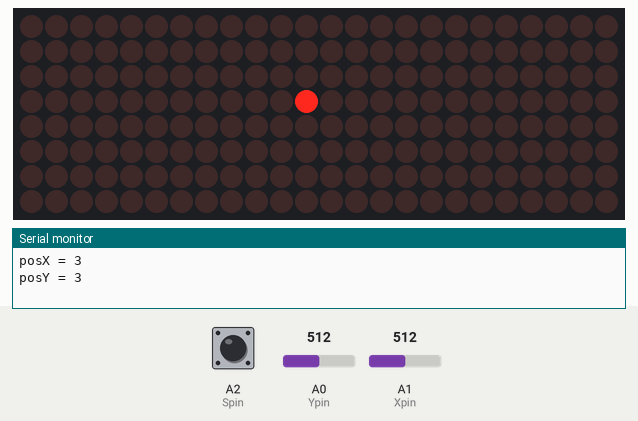
The sketch below on a simulated Arduino Uno, built with avr-gcc and run on an emulated ATmega328P. On the bench: 24×8 LED matrix, the last lines printed to the serial monitor. The test bench sets the inputs (shaded band); at power-on: A0 (Ypin) = 512, A1 (Xpin) = 512, A2 (Spin) HIGH. Random numbers use the default seed unless the sketch sets one.

Above: at 9.2 s.
9.3 s: A0 (Ypin) set to 966
10.8 s: A0 (Ypin) set to 991
At 11.6 s:
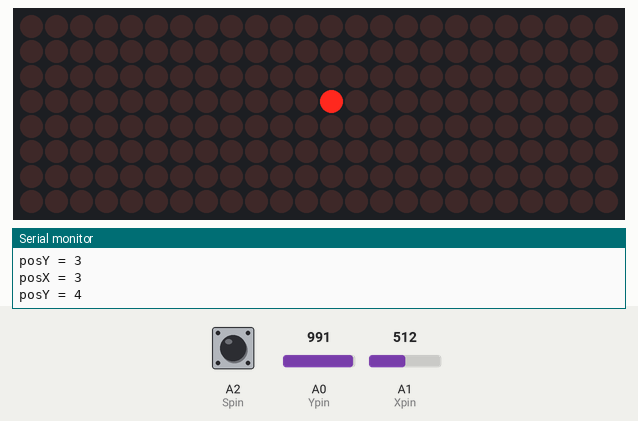
13.8 s: A1 (Xpin) set to 964
16.8 s: A1 (Xpin) set to 992
At 17.6 s:
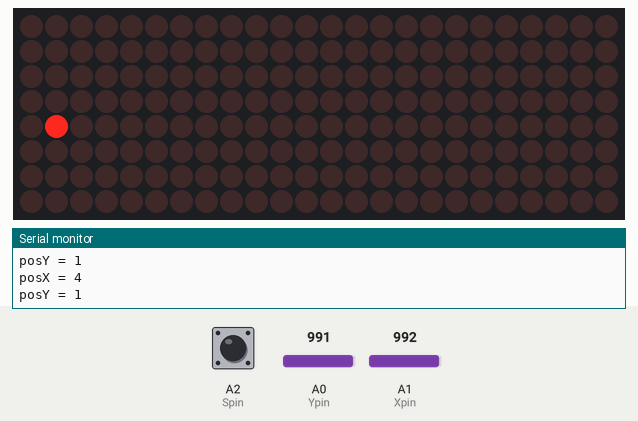
19.8 s: A1 (Xpin) set to 970
At 20.5 s:
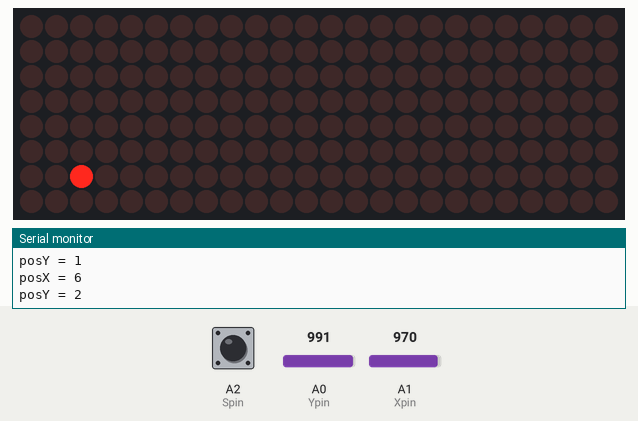
22.8 s: A0 (Ypin) set to 10
At 23.6 s:
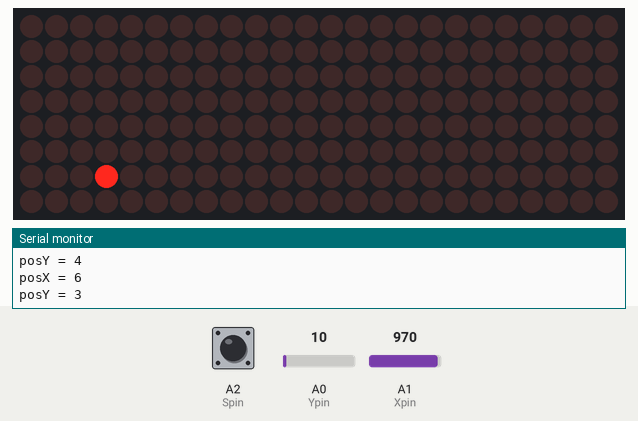
Timing chart, 0 to 25.8 s (numbered marks = the images above; inputs shaded):
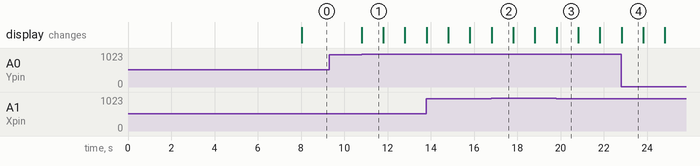

The sketch:

JoyStick_8x8_Patricia_v3LedPanelenRandom.ino
```cpp
#include "LedControl.h"

//DIN 6, CLK 7, CS 5
LedControl lc = LedControl(6, 7, 5, 3);

unsigned long delaytime = 100;

//Declaration Joystick
int Xpin = A1;
int Ypin = A0;
int Spin = A2;
int Xval;
int Yval;
int Sval;

unsigned long prevTime = 0;
int waitJoy = 1000;
int printTime;

int posX = 3;
int posY = 3;
int p = 0;
int addr = 1;

void setup() {
  Serial.begin(9600);

  pinMode (Xpin, INPUT);
  pinMode (Ypin, INPUT);
  pinMode (Spin, INPUT);
  digitalWrite(Spin, HIGH);

  randomSeed(50000);

  for (int i = 0; i < 3; i++) {
    lc.shutdown(i, false);
    lc.setIntensity(0, 8);
    lc.clearDisplay(i);
  }

  int j = random(0,150);
  int i = 0;
    while(i <= j){
      int s = random(0,8);
      int q = random(0,8);
      int p = random(0,4);
      lc.setLed(p, s, q, true);
      i++;
    }
  delay(8000);
  setBlokje(addr, 3, 3);
  }

void loop() {
  // Joystick
  Xval = analogRead(Xpin);
  Yval = analogRead(Ypin);
  Sval = digitalRead(Spin);


  //Kaartlezen
  if (Sval = HIGH) {

  }
  //Positie JoyStick
  if (Xval >= 980 && posX < 7) {
    p = 1;
  }
  else if (Xval < 20 && posX > 0) {
    p = 2;
  }
  else if (Yval >= 980 && posY < 8) {
    p = 3;
  }
  else if (Yval < 20 && posY > -1) {
    p = 4;
  }
  else {
    p = 0;
  }

  if (p) {
    unsigned long currentTime = millis();

    switch (p) {
      case 1:
        printTime = currentTime;

        if (currentTime - prevTime > waitJoy) {
          posX = posX + 1;
          setBlokje(addr, posX, posY);
          prevTime = currentTime;
        }
        break;

      case 2:
        printTime = currentTime;

        if (currentTime - prevTime > waitJoy) {
          posX = posX - 1;
          setBlokje(addr, posX, posY);
          prevTime = currentTime;
        }
        break;

      case 3:
        printTime = currentTime;

        if (currentTime - prevTime > waitJoy) {
          posY = posY + 1;
          if (posY == 8) {
            addr--;
            posY = 0;
          }
          setBlokje(addr, posX, posY);
          prevTime = currentTime;
        }
        break;

      case 4:
        printTime = currentTime;
        if (currentTime - prevTime > waitJoy) {
          posY = posY - 1;
          if (posY == -1) {
            addr++;
            posY = 7;
          }
          setBlokje(addr, posX, posY);
          prevTime = currentTime;
        }
        break;
    }
  }


}

void setBlokje(int addr, int posX, int posY) {
  for (int i = 0; i < 3; i++) {
    lc.clearDisplay(i);
  }
  lc.setLed(addr, posX, posY, true);
  Serial.print("posX = ");
  Serial.println(posX);
  Serial.print("posY = ");
  Serial.println(posY);

}

void showMapOnMatrix (){

}
```

Measured:
- the behaviour switches between 979 and 980 on A0 (Ypin) (found by bisection; images 0 and 1)
- the behaviour switches between 979 and 980 on A1 (Xpin) (found by bisection; images 1 and 2)
- after the input at 9.3 s, every drawn part: stays the same
- after the input at 10.8 s, the display: changes at once (image 1)
- what the display in image 1 shows lasts 1.0 s, from 10.8 s to 11.8 s
